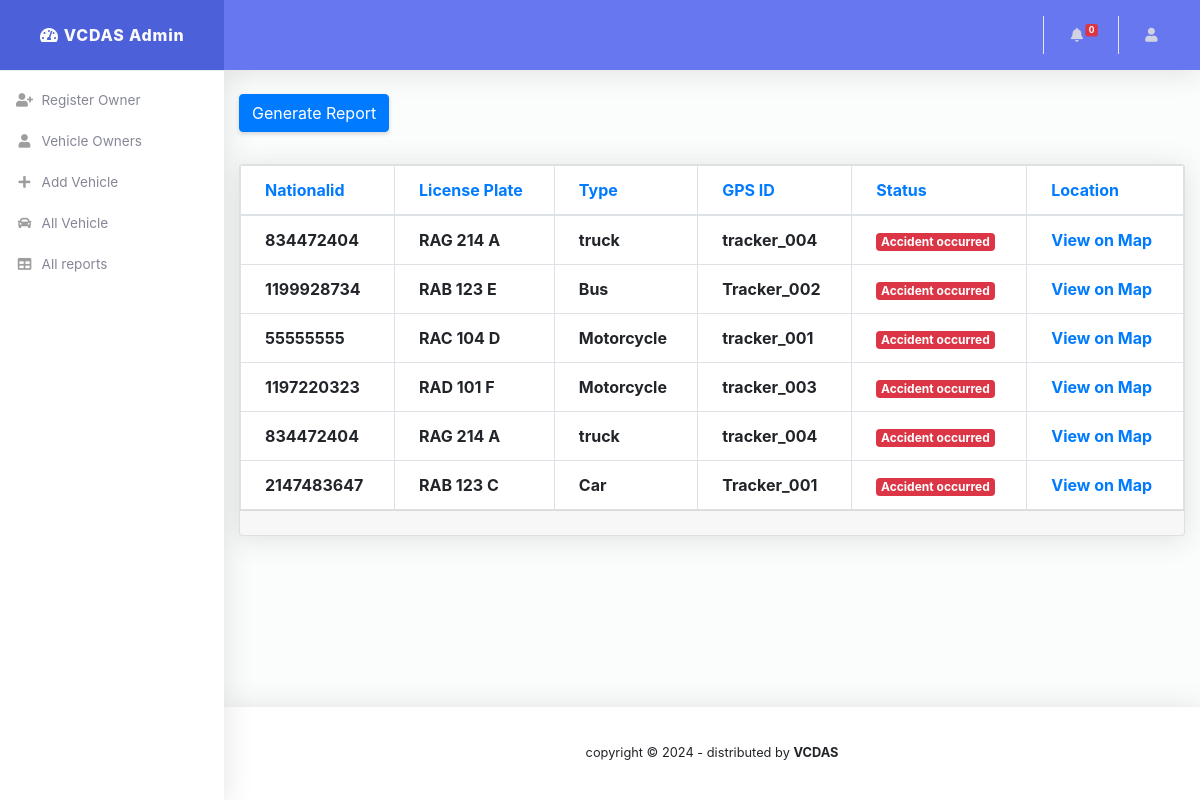
Page /admin/all_reports.php on the committed database.
### tables this page shows
CREATE TABLE `vehicle` (
  `vehicleid` int(11) NOT NULL,
  `licenseplate` varchar(50) NOT NULL,
  `type` varchar(50) NOT NULL,
  `gpsmodid` varchar(50) NOT NULL,
  `regdate` timestamp NOT NULL DEFAULT current_timestamp() ON UPDATE current_timestamp(),
  `ownerid` int(11) DEFAULT NULL
);

CREATE TABLE `owner` (
  `ownerid` int(50) NOT NULL,
  `nationalid` int(100) NOT NULL,
  `fnames` varchar(50) NOT NULL,
  `phone` varchar(50) NOT NULL,
  `familyphone` varchar(50) NOT NULL,
  `address` varchar(50) NOT NULL
);

### admin/all_reports.php (the view, shortened to what this page needs)
<!DOCTYPE html>
<html lang="en">
<head>
  <link href="vendor/fontawesome-free/css/all.min.css" rel="stylesheet" type="text/css">
  <link href="vendor/bootstrap/css/bootstrap.min.css" rel="stylesheet" type="text/css">
  <link href="css/ruang-admin.min.css" rel="stylesheet">
</head>
<body id="page-top">
  <div id="wrapper">
    <div id="content-wrapper" class="d-flex flex-column">
      <div id="content">
        <?php
            require('dbconn.php');
                if(isset($_POST['search']))
                    {$searchkey=$_POST['licenseplate'];
                        $sql="select * from vehicle where vehicleid='$searchkey' or licenseplate like '%$searchkey%'";
                    }
                else {
                    $sql="select * from vehicle v join owner o on o.ownerid=v.ownerid join accident_detection a ON v.vehicleid = a.vehicle_id where v.vehicleid = a.vehicle_id order by dtime desc";
                    $result=$conn->query($sql);
                ?>
        <div class="container-fluid" id="container-wrapper">
        <div class="row mb-3">
            <div class="col-xl-12 col-lg-5">
              <a href="generate_report.php" class="btn btn-primary mb-3">Generate Report</a>
            </div>
        </div>
          <div class="row mb-3">
            <div class="col-xl-12 col-lg-5 ">
              <div class="card">
                <div class="table-responsive">
                <table class="table align-items-center table-bordered">
                    <thead class = "text-primary">
                      <tr>
                        <th>Nationalid</th>
                        <th>License Plate</th>
                        <th>Type</th>
                        <th>GPS ID</th>
                        <th>Status</th>
                        <th>Location</th>
                      </tr>
                    </thead>
                    <tbody>
                    <?php
                        while($row=$result->fetch_assoc())
                        {
                            $licplt=$row['licenseplate'];
                            $type=$row['type'];
                            $gpsid=$row['gpsmodid'];
                            $nid=$row['nationalid'];
                            $lat=$row['latitude'];
                            $lon=$row['longitude'];
                        ?>
                            <tr>
                            <td><b><?php echo $nid ?></b></td>
                                <td><b><?php echo $licplt ?></b></td>
                                <td><b><?php echo $type ?></b></td>
                                <td><b><?php echo $gpsid ?></b></td>
                                <td><b><span class="badge badge-danger">Accident occurred</span></b></td>
                                <td><b> <?php  echo "<a href='https://maps.google.com/?q=" . $lat . "," . $lon . "' target='_blank'>View on Map</a>"; ?></b></td>
                            </tr>
                        <?php }} ?>
                    </tbody>
                  </table>
                </div>
                <div class="card-footer"></div>
              </div>
            </div>
          </div>
        </div>
      </div>
    </div>
  </div>
</body>
</html>

### rows in the picture
vehicle: ownerid.nationalid "834472404", licenseplate "RAG 214 A", type "truck", gpsmodid "tracker_004"
vehicle: ownerid.nationalid "1199928734", licenseplate "RAB 123 E", type "Bus", gpsmodid "Tracker_002"
vehicle: ownerid.nationalid "55555555", licenseplate "RAC 104 D", type "Motorcycle", gpsmodid "tracker_001"
vehicle: ownerid.nationalid "1197220323", licenseplate "RAD 101 F", type "Motorcycle", gpsmodid "tracker_003"
vehicle: ownerid.nationalid "2147483647", licenseplate "RAB 123 C", type "Car", gpsmodid "Tracker_001"
